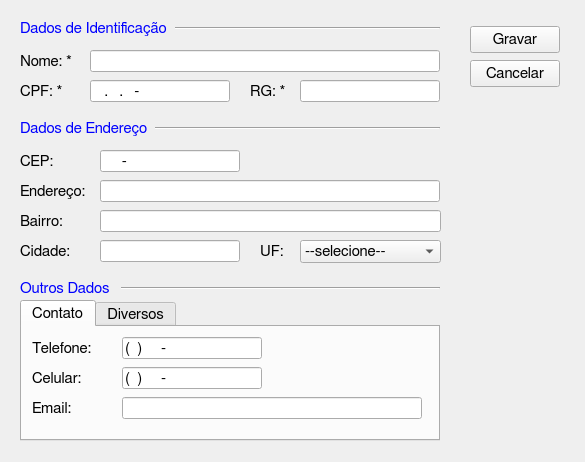
<?xml version="1.0" encoding="UTF-8"?>
<ui version="4.0">
 <class>ClienteEdicao</class>
 <widget class="QWidget" name="ClienteEdicao">
  <property name="geometry">
   <rect>
    <x>0</x>
    <y>0</y>
    <width>585</width>
    <height>462</height>
   </rect>
  </property>
  <property name="font">
   <font>
    <family>FreeSans</family>
    <pointsize>11</pointsize>
   </font>
  </property>
  <property name="windowTitle">
   <string>Tela Edição de Clientes</string>
  </property>
  <widget class="QLabel" name="label_5">
   <property name="geometry">
    <rect>
     <x>20</x>
     <y>180</y>
     <width>90</width>
     <height>22</height>
    </rect>
   </property>
   <property name="text">
    <string>Endereço:</string>
   </property>
  </widget>
  <widget class="QLabel" name="label_11">
   <property name="geometry">
    <rect>
     <x>20</x>
     <y>280</y>
     <width>101</width>
     <height>17</height>
    </rect>
   </property>
   <property name="palette">
    <palette>
     <active>
      <colorrole role="WindowText">
       <brush brushstyle="SolidPattern">
        <color alpha="255">
         <red>0</red>
         <green>0</green>
         <blue>255</blue>
        </color>
       </brush>
      </colorrole>
     </active>
     <inactive>
      <colorrole role="WindowText">
       <brush brushstyle="SolidPattern">
        <color alpha="255">
         <red>0</red>
         <green>0</green>
         <blue>255</blue>
        </color>
       </brush>
      </colorrole>
     </inactive>
     <disabled>
      <colorrole role="WindowText">
       <brush brushstyle="SolidPattern">
        <color alpha="255">
         <red>123</red>
         <green>123</green>
         <blue>123</blue>
        </color>
       </brush>
      </colorrole>
     </disabled>
    </palette>
   </property>
   <property name="autoFillBackground">
    <bool>true</bool>
   </property>
   <property name="text">
    <string>Outros Dados</string>
   </property>
  </widget>
  <widget class="QLabel" name="label_10">
   <property name="geometry">
    <rect>
     <x>260</x>
     <y>240</y>
     <width>31</width>
     <height>22</height>
    </rect>
   </property>
   <property name="text">
    <string>UF:</string>
   </property>
  </widget>
  <widget class="QPushButton" name="btnCancelar">
   <property name="geometry">
    <rect>
     <x>470</x>
     <y>60</y>
     <width>90</width>
     <height>27</height>
    </rect>
   </property>
   <property name="text">
    <string>Cancelar</string>
   </property>
  </widget>
  <widget class="QLabel" name="label_3">
   <property name="geometry">
    <rect>
     <x>20</x>
     <y>80</y>
     <width>71</width>
     <height>22</height>
    </rect>
   </property>
   <property name="text">
    <string>CPF: *</string>
   </property>
  </widget>
  <widget class="QLabel" name="label_2">
   <property name="geometry">
    <rect>
     <x>20</x>
     <y>50</y>
     <width>71</width>
     <height>22</height>
    </rect>
   </property>
   <property name="font">
    <font>
     <family>FreeSans</family>
    </font>
   </property>
   <property name="text">
    <string>Nome: *</string>
   </property>
  </widget>
  <widget class="Line" name="line_3">
   <property name="geometry">
    <rect>
     <x>20</x>
     <y>280</y>
     <width>420</width>
     <height>16</height>
    </rect>
   </property>
   <property name="orientation">
    <enum>Qt::Horizontal</enum>
   </property>
  </widget>
  <widget class="QLabel" name="label">
   <property name="geometry">
    <rect>
     <x>20</x>
     <y>20</y>
     <width>155</width>
     <height>17</height>
    </rect>
   </property>
   <property name="palette">
    <palette>
     <active>
      <colorrole role="WindowText">
       <brush brushstyle="SolidPattern">
        <color alpha="255">
         <red>0</red>
         <green>0</green>
         <blue>255</blue>
        </color>
       </brush>
      </colorrole>
     </active>
     <inactive>
      <colorrole role="WindowText">
       <brush brushstyle="SolidPattern">
        <color alpha="255">
         <red>0</red>
         <green>0</green>
         <blue>255</blue>
        </color>
       </brush>
      </colorrole>
     </inactive>
     <disabled>
      <colorrole role="WindowText">
       <brush brushstyle="SolidPattern">
        <color alpha="255">
         <red>123</red>
         <green>123</green>
         <blue>123</blue>
        </color>
       </brush>
      </colorrole>
     </disabled>
    </palette>
   </property>
   <property name="autoFillBackground">
    <bool>true</bool>
   </property>
   <property name="text">
    <string>Dados de Identificação</string>
   </property>
  </widget>
  <widget class="QLineEdit" name="edtCEP">
   <property name="geometry">
    <rect>
     <x>100</x>
     <y>150</y>
     <width>140</width>
     <height>22</height>
    </rect>
   </property>
   <property name="inputMask">
    <string>99999-999</string>
   </property>
  </widget>
  <widget class="Line" name="line">
   <property name="geometry">
    <rect>
     <x>20</x>
     <y>20</y>
     <width>420</width>
     <height>16</height>
    </rect>
   </property>
   <property name="orientation">
    <enum>Qt::Horizontal</enum>
   </property>
  </widget>
  <widget class="QLineEdit" name="edtCPF">
   <property name="geometry">
    <rect>
     <x>90</x>
     <y>80</y>
     <width>140</width>
     <height>22</height>
    </rect>
   </property>
   <property name="inputMask">
    <string>999.999.999-99</string>
   </property>
  </widget>
  <widget class="QLineEdit" name="edtBairro">
   <property name="geometry">
    <rect>
     <x>100</x>
     <y>210</y>
     <width>341</width>
     <height>22</height>
    </rect>
   </property>
  </widget>
  <widget class="Line" name="line_2">
   <property name="geometry">
    <rect>
     <x>20</x>
     <y>120</y>
     <width>420</width>
     <height>16</height>
    </rect>
   </property>
   <property name="orientation">
    <enum>Qt::Horizontal</enum>
   </property>
  </widget>
  <widget class="QTabWidget" name="tabWidget">
   <property name="geometry">
    <rect>
     <x>20</x>
     <y>300</y>
     <width>420</width>
     <height>141</height>
    </rect>
   </property>
   <property name="currentIndex">
    <number>0</number>
   </property>
   <widget class="QWidget" name="tab">
    <attribute name="title">
     <string>Contato</string>
    </attribute>
    <widget class="QLineEdit" name="edtEmail">
     <property name="geometry">
      <rect>
       <x>100</x>
       <y>70</y>
       <width>300</width>
       <height>22</height>
      </rect>
     </property>
    </widget>
    <widget class="QLineEdit" name="edtCelular">
     <property name="geometry">
      <rect>
       <x>100</x>
       <y>40</y>
       <width>140</width>
       <height>22</height>
      </rect>
     </property>
     <property name="inputMask">
      <string>(99) 9999-9999</string>
     </property>
    </widget>
    <widget class="QLineEdit" name="edtTelefone">
     <property name="geometry">
      <rect>
       <x>100</x>
       <y>10</y>
       <width>140</width>
       <height>22</height>
      </rect>
     </property>
     <property name="inputMask">
      <string>(99) 9999-9999</string>
     </property>
    </widget>
    <widget class="QLabel" name="label_12">
     <property name="geometry">
      <rect>
       <x>10</x>
       <y>10</y>
       <width>81</width>
       <height>22</height>
      </rect>
     </property>
     <property name="text">
      <string>Telefone:</string>
     </property>
    </widget>
    <widget class="QLabel" name="label_13">
     <property name="geometry">
      <rect>
       <x>10</x>
       <y>40</y>
       <width>71</width>
       <height>22</height>
      </rect>
     </property>
     <property name="text">
      <string>Celular:</string>
     </property>
    </widget>
    <widget class="QLabel" name="label_14">
     <property name="geometry">
      <rect>
       <x>10</x>
       <y>70</y>
       <width>71</width>
       <height>22</height>
      </rect>
     </property>
     <property name="text">
      <string>Email:</string>
     </property>
    </widget>
   </widget>
   <widget class="QWidget" name="tab_2">
    <attribute name="title">
     <string>Diversos</string>
    </attribute>
    <widget class="QLabel" name="label_15">
     <property name="geometry">
      <rect>
       <x>10</x>
       <y>10</y>
       <width>151</width>
       <height>22</height>
      </rect>
     </property>
     <property name="text">
      <string>Data Nascimento:</string>
     </property>
    </widget>
    <widget class="QLabel" name="label_16">
     <property name="geometry">
      <rect>
       <x>10</x>
       <y>40</y>
       <width>151</width>
       <height>22</height>
      </rect>
     </property>
     <property name="text">
      <string>Sexo:</string>
     </property>
    </widget>
    <widget class="QRadioButton" name="rbSexoFeminino">
     <property name="geometry">
      <rect>
       <x>60</x>
       <y>41</y>
       <width>91</width>
       <height>22</height>
      </rect>
     </property>
     <property name="text">
      <string>Feminino</string>
     </property>
    </widget>
    <widget class="QRadioButton" name="rbSexoMasculino">
     <property name="geometry">
      <rect>
       <x>160</x>
       <y>41</y>
       <width>101</width>
       <height>22</height>
      </rect>
     </property>
     <property name="text">
      <string>Masculino</string>
     </property>
    </widget>
    <widget class="QLineEdit" name="edtDataNascimento">
     <property name="geometry">
      <rect>
       <x>140</x>
       <y>10</y>
       <width>113</width>
       <height>22</height>
      </rect>
     </property>
     <property name="inputMask">
      <string>99/99/9999</string>
     </property>
    </widget>
   </widget>
  </widget>
  <widget class="QPushButton" name="btnGravar">
   <property name="geometry">
    <rect>
     <x>470</x>
     <y>26</y>
     <width>90</width>
     <height>27</height>
    </rect>
   </property>
   <property name="text">
    <string>Gravar</string>
   </property>
  </widget>
  <widget class="QLabel" name="label_7">
   <property name="geometry">
    <rect>
     <x>20</x>
     <y>120</y>
     <width>135</width>
     <height>17</height>
    </rect>
   </property>
   <property name="palette">
    <palette>
     <active>
      <colorrole role="WindowText">
       <brush brushstyle="SolidPattern">
        <color alpha="255">
         <red>0</red>
         <green>0</green>
         <blue>255</blue>
        </color>
       </brush>
      </colorrole>
     </active>
     <inactive>
      <colorrole role="WindowText">
       <brush brushstyle="SolidPattern">
        <color alpha="255">
         <red>0</red>
         <green>0</green>
         <blue>255</blue>
        </color>
       </brush>
      </colorrole>
     </inactive>
     <disabled>
      <colorrole role="WindowText">
       <brush brushstyle="SolidPattern">
        <color alpha="255">
         <red>123</red>
         <green>123</green>
         <blue>123</blue>
        </color>
       </brush>
      </colorrole>
     </disabled>
    </palette>
   </property>
   <property name="autoFillBackground">
    <bool>true</bool>
   </property>
   <property name="text">
    <string>Dados de Endereço</string>
   </property>
  </widget>
  <widget class="QLineEdit" name="edtEndereco">
   <property name="geometry">
    <rect>
     <x>100</x>
     <y>180</y>
     <width>340</width>
     <height>22</height>
    </rect>
   </property>
  </widget>
  <widget class="QLabel" name="label_6">
   <property name="geometry">
    <rect>
     <x>20</x>
     <y>150</y>
     <width>71</width>
     <height>22</height>
    </rect>
   </property>
   <property name="text">
    <string>CEP:</string>
   </property>
  </widget>
  <widget class="QLabel" name="label_9">
   <property name="geometry">
    <rect>
     <x>20</x>
     <y>240</y>
     <width>71</width>
     <height>22</height>
    </rect>
   </property>
   <property name="text">
    <string>Cidade:</string>
   </property>
  </widget>
  <widget class="QLabel" name="label_8">
   <property name="geometry">
    <rect>
     <x>20</x>
     <y>210</y>
     <width>71</width>
     <height>22</height>
    </rect>
   </property>
   <property name="text">
    <string>Bairro:</string>
   </property>
  </widget>
  <widget class="QLineEdit" name="edtRG">
   <property name="geometry">
    <rect>
     <x>300</x>
     <y>80</y>
     <width>140</width>
     <height>22</height>
    </rect>
   </property>
  </widget>
  <widget class="QLineEdit" name="edtNome">
   <property name="geometry">
    <rect>
     <x>90</x>
     <y>50</y>
     <width>350</width>
     <height>22</height>
    </rect>
   </property>
  </widget>
  <widget class="QComboBox" name="edtEstado">
   <property name="geometry">
    <rect>
     <x>300</x>
     <y>240</y>
     <width>141</width>
     <height>23</height>
    </rect>
   </property>
   <item>
    <property name="text">
     <string>--selecione--</string>
    </property>
   </item>
   <item>
    <property name="text">
     <string>AC</string>
    </property>
   </item>
   <item>
    <property name="text">
     <string>AL</string>
    </property>
   </item>
   <item>
    <property name="text">
     <string>AP</string>
    </property>
   </item>
   <item>
    <property name="text">
     <string>AM</string>
    </property>
   </item>
   <item>
    <property name="text">
     <string>BA</string>
    </property>
   </item>
   <item>
    <property name="text">
     <string>CE</string>
    </property>
   </item>
   <item>
    <property name="text">
     <string>DF</string>
    </property>
   </item>
   <item>
    <property name="text">
     <string>ES</string>
    </property>
   </item>
   <item>
    <property name="text">
     <string>GO</string>
    </property>
   </item>
   <item>
    <property name="text">
     <string>MA</string>
    </property>
   </item>
   <item>
    <property name="text">
     <string>MS</string>
    </property>
   </item>
   <item>
    <property name="text">
     <string>MT</string>
    </property>
   </item>
   <item>
    <property name="text">
     <string>MG</string>
    </property>
   </item>
   <item>
    <property name="text">
     <string>PA</string>
    </property>
   </item>
   <item>
    <property name="text">
     <string>PB</string>
    </property>
   </item>
   <item>
    <property name="text">
     <string>PR</string>
    </property>
   </item>
   <item>
    <property name="text">
     <string>PE</string>
    </property>
   </item>
   <item>
    <property name="text">
     <string>PI</string>
    </property>
   </item>
   <item>
    <property name="text">
     <string>RJ</string>
    </property>
   </item>
   <item>
    <property name="text">
     <string>RN</string>
    </property>
   </item>
   <item>
    <property name="text">
     <string>RS</string>
    </property>
   </item>
   <item>
    <property name="text">
     <string>RO</string>
    </property>
   </item>
   <item>
    <property name="text">
     <string>RR</string>
    </property>
   </item>
   <item>
    <property name="text">
     <string>SC</string>
    </property>
   </item>
   <item>
    <property name="text">
     <string>SP</string>
    </property>
   </item>
   <item>
    <property name="text">
     <string>SE</string>
    </property>
   </item>
   <item>
    <property name="text">
     <string>TO</string>
    </property>
   </item>
  </widget>
  <widget class="QLineEdit" name="edtCidade">
   <property name="geometry">
    <rect>
     <x>100</x>
     <y>240</y>
     <width>140</width>
     <height>22</height>
    </rect>
   </property>
  </widget>
  <widget class="QLabel" name="label_4">
   <property name="geometry">
    <rect>
     <x>250</x>
     <y>80</y>
     <width>51</width>
     <height>22</height>
    </rect>
   </property>
   <property name="text">
    <string>RG: *</string>
   </property>
  </widget>
  <zorder>line_3</zorder>
  <zorder>line</zorder>
  <zorder>label_5</zorder>
  <zorder>label_11</zorder>
  <zorder>label_10</zorder>
  <zorder>btnCancelar</zorder>
  <zorder>label_3</zorder>
  <zorder>label_2</zorder>
  <zorder>label</zorder>
  <zorder>edtCEP</zorder>
  <zorder>edtCPF</zorder>
  <zorder>edtBairro</zorder>
  <zorder>line_2</zorder>
  <zorder>tabWidget</zorder>
  <zorder>btnGravar</zorder>
  <zorder>label_7</zorder>
  <zorder>edtEndereco</zorder>
  <zorder>label_6</zorder>
  <zorder>label_9</zorder>
  <zorder>label_8</zorder>
  <zorder>edtRG</zorder>
  <zorder>edtNome</zorder>
  <zorder>edtEstado</zorder>
  <zorder>edtCidade</zorder>
  <zorder>label_4</zorder>
 </widget>
 <layoutdefault spacing="6" margin="11"/>
 <resources/>
 <connections/>
</ui>
